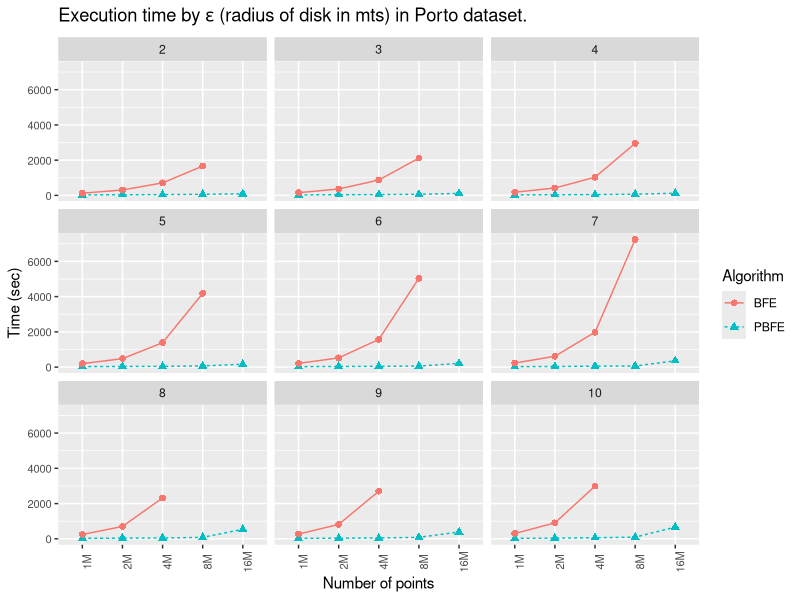

Reproduce this figure in R.
library(ggplot2)

data <- read.csv("Porto_PBFE_N1M-16M_E2-10.csv", header = F)

data <- data[,c(1,2,3,5)]
names(data) = c("Algorithm","Epsilon", "Dataset", "Time")
reorder = c("1M","2M","4M","8M","16M")
data$Dataset = factor(data$Dataset, levels = reorder)

title=expression(paste("Execution time by ",epsilon," (radius of disk in mts) in Porto dataset."))
g = ggplot(data=data, aes(x=factor(Dataset), y=Time, group=Algorithm, colour=Algorithm, shape=Algorithm)) +
  geom_line(aes(linetype=Algorithm)) +
  geom_point(size=2) +
  labs(title=title,y="Time (sec)") + 
  scale_x_discrete("Number of points") +
  theme(axis.text.x=element_text(size=8, angle=90),axis.text.y=element_text(size=8)) +
  facet_wrap(~Epsilon)

pdf("Porto_PBFE_N1M-16M_E2-10.pdf", width = 10.5, height = 7.5)
plot(g)
dev.off()